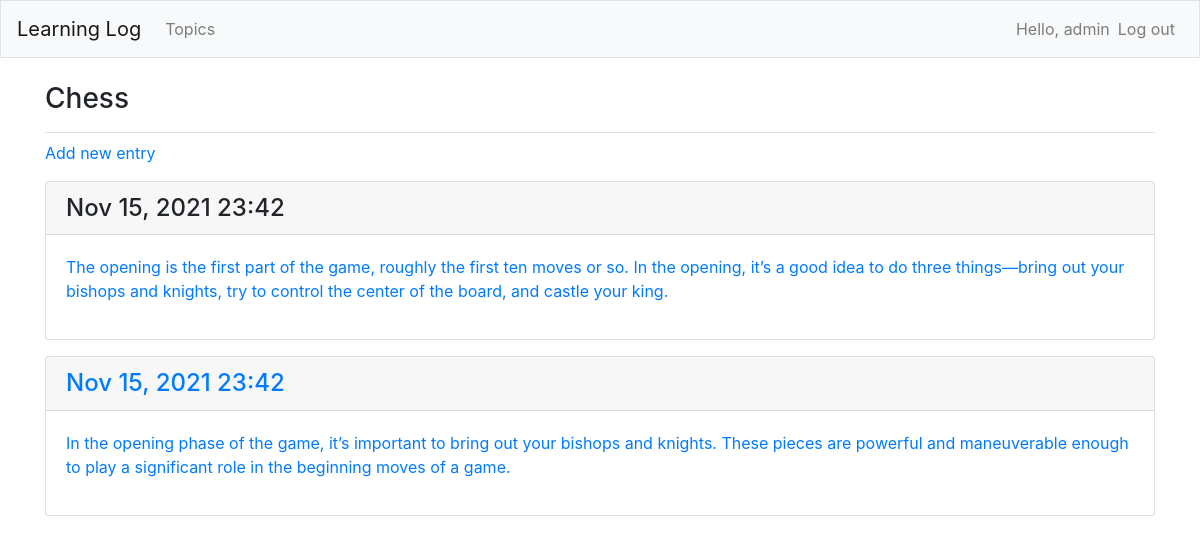
/topics/3/ (signed in), run on an earlier commit of the app's database.
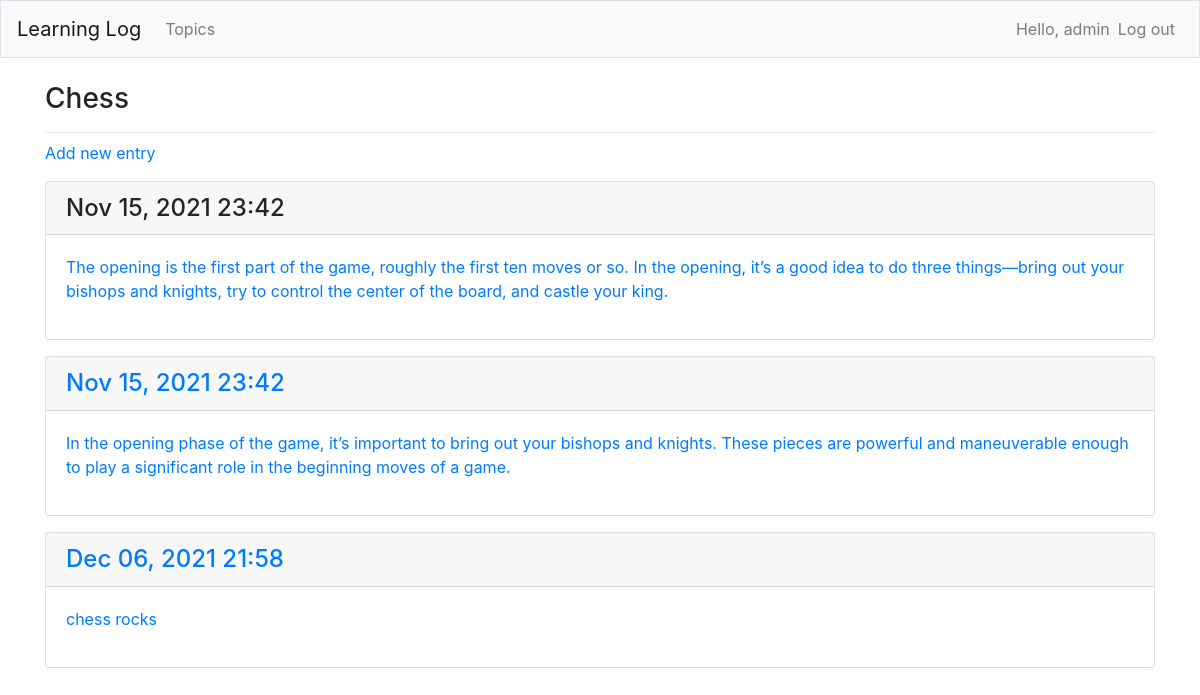
And on a later commit of the database.
### MainApp/models.py (models this page shows, shortened)
class Entry(models.Model):
    topic = models.ForeignKey(Topic, on_delete=models.CASCADE)
    text = models.TextField()
    date_added = models.DateTimeField(auto_now_add=True)
    class Meta:
        verbose_name_plural = 'entries'

### MainApp/views.py (the view)
# urls.py: path('topics/<int:topic_id>/', views.topic, name='topic'),
@login_required
def topic(request,topic_id):
    topic = Topic.objects.get(id=topic_id)
    if topic.owner != request.user:
        raise Http404
    entries = topic.entry_set.all()
    context = {'topic': topic, 'entries': entries}
    return render(request, 'MainApp/topic.html', context)

### MainApp/models.py (called while the page is built)
    def __str__(self):
        return self.text

### MainApp/templates/mainapp/topic.html
{% extends "MainApp/base.html" %}
{% block page_header %}
    <h3>{{ topic }}</h3>
{% endblock page_header %}
{% block content %}
    <p>
        <a href="{% url 'MainApp:new_entry' topic.id %}">Add new entry</a>
    </p>
    {% for entry in entries %}
        <div class="card mb-3">
            <h4 class="card-header">
            {{ entry.date_added|date:'M d, Y H:i' }}
            <small><a href="{% url 'MainApp:edit_entry' entry.id %}"
                edit entry</a></small>
        </h4>
        <div class="card-body">
            {{ entry.text|linebreaks }}
        </div>
    </div>
{% empty %}
    <p>There are no entries for this topic yet.</p>
{% endfor %}
{% endblock content %}

What changed in the data, as far as the page shows it:
added Entry: date_added "Dec 06, 2021 21:58", text "chess rocks"
